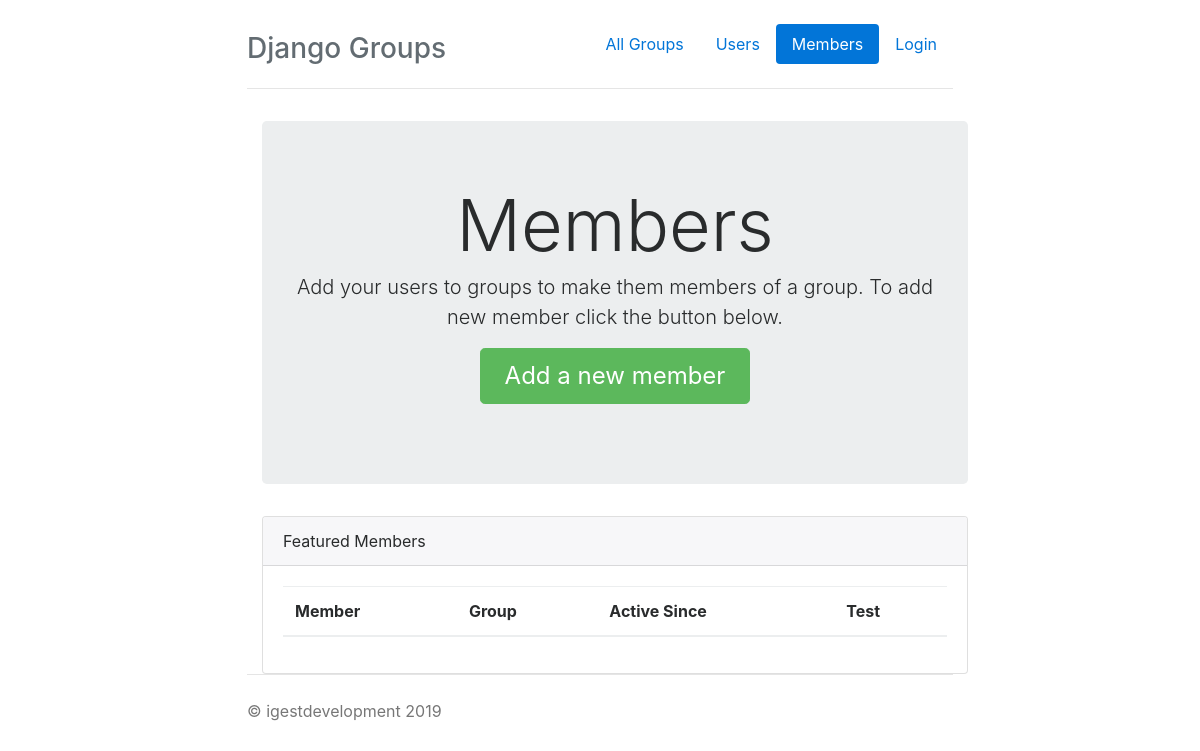
The page /groups/members on the database as committed earlier.
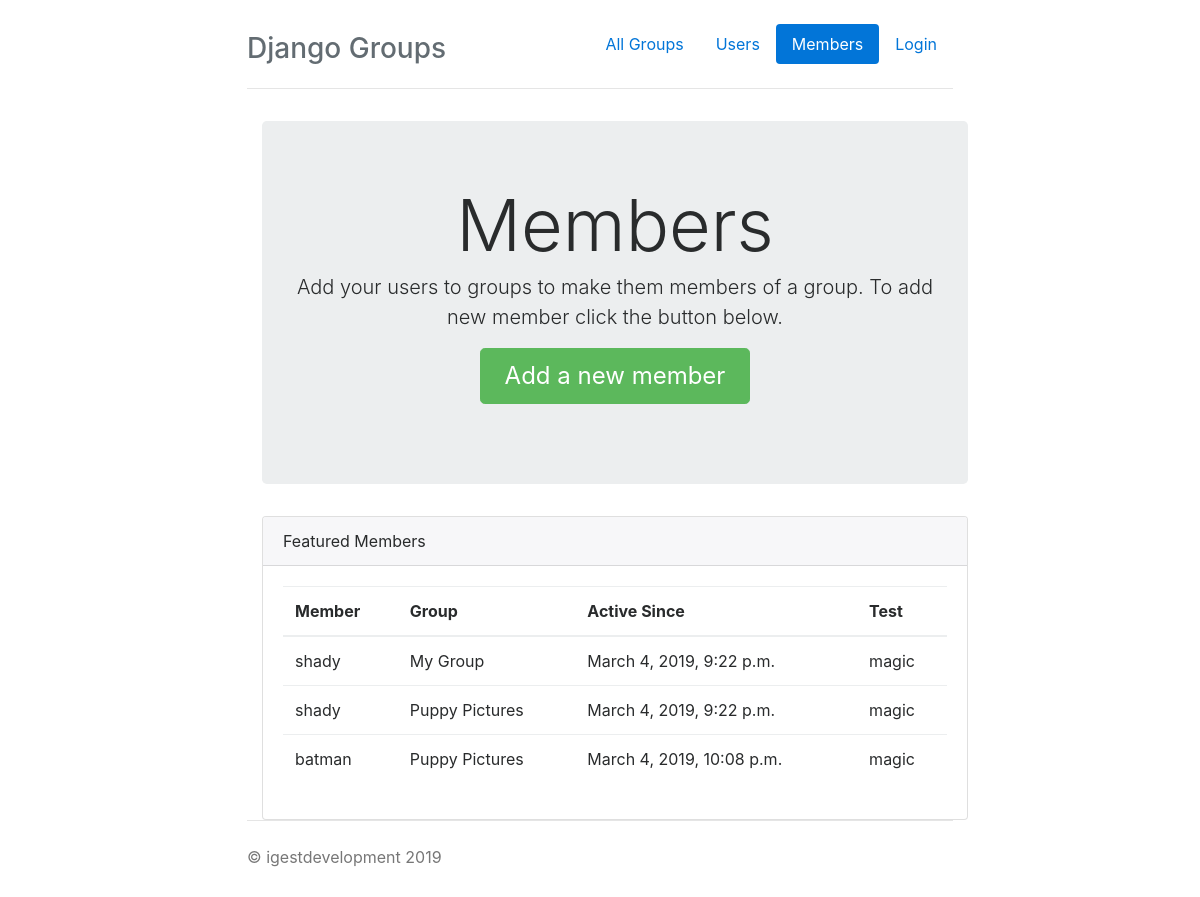
The same page on the database as committed later.
### groups/models.py (models this page shows, shortened)
class Members(models.Model):
    group = models.ForeignKey(Groups, on_delete=models.CASCADE)
    user = models.ForeignKey(User, on_delete=models.CASCADE)
    created_at = models.DateTimeField(auto_now_add=True)
    def magic(self):
        return "magic"

class Groups(models.Model):
    name = models.CharField(max_length=50, blank=True,help_text="Group Name")
    description = models.TextField(help_text="Add a description")
    author = models.TextField(help_text="Choose an Author")
    status = models.CharField(max_length=64)
    created_at = models.DateTimeField(auto_now_add=True)
    def __str__(self):
        return self.name

### groups/views.py (the view)
# urls.py: path('members',views.members,name="members"),
def members(request):
    members = Members.objects.all()
    return render(request, 'groups/members.html',{
        "active" : "members",
        'members' : members
    })

### groups/templates/groups/members.html
{% extends "base.html" %}
{% load staticfiles %}
{% block content %}
<div class="jumbotron">
  <h1 class="display-3">Members</h1>
  <p class="lead">Add your users to groups to make them members of a group.
    To add new member click the button below.</p>
  <p><a class="btn btn-lg btn-success" href="create_member" role="button">Add a new member</a></p>
</div>
<div class="card">
    <div class="card-header">
      Featured Members
    </div>
    <div class="card-block">
        <table class="table">
            <thead>
              <tr>
                <th>Member</th>
                <th>Group</th>
                <th>Active Since</th>
                <th>Test</th>
              </tr>
            </thead>
            <tbody>
              {% for m in members %}
              <tr>
                <td>{{ m.user }}</td>
                <td>{{m.group }}</td>
                <td>{{ m.created_at }}</td>
                <td>{{ m.magic }}</td>
              </tr>
              {% endfor %}
            </tbody>
          </table>
    </div>
  </div>
{% endblock %}

### groups/templates/base.html (shortened to what this page needs)
{% load staticfiles %}
<!DOCTYPE html>
<html lang="en">
  <head>
    <link href="{% static 'groups/bootstrap.css' %}" rel="stylesheet">
    <link href="{% static 'groups/narrow-jumbotron.css' %}" rel="stylesheet">
  </head>
  <body>
    <div class="container">
      <div class="header clearfix">
        <nav>
          <ul class="nav nav-pills float-right">
            <li class="nav-item">
              <a class="nav-link {% if active == 'index' %} active{% endif %}"
              href="/groups">All Groups</a>
            </li>
            <li class="nav-item">
              <a class="nav-link {% if active == 'users' %} active{% endif %}" href="/groups/users">Users</a>
            </li>
            <li class="nav-item">
              <a class="nav-link {% if active == 'members' %} active{% endif %}" href="/groups/members">Members</a>
            </li>
            {% if user.is_authenticated %}
            <li class="nav-item">
                <a class="nav-link" href="{% url 'group_logout' %}">Logout</a>
              </li>
              {% else %}
              <li class="nav-item">
                  <a class="nav-link" href="{% url 'group_login' %}">Login</a>
                </li>
              {% endif %}
          </ul>
        </nav>
        <h3 class="text-muted">Django Groups</h3>
      </div>
    <div class="container">
        {% block content %}
        {% endblock %}
    </div>
      <footer class="footer">
            <p>&copy; igestdevelopment 2019</p>
          </footer>
    </div>
      </body>
    </html>

### groups/static/groups/narrow-jumbotron.css (style rules this page uses)
body { padding-top: 1.5rem; padding-bottom: 1.5rem; }
.header, .marketing, .footer { padding-right: 1rem; padding-left: 1rem; }
.header { padding-bottom: 1rem; border-bottom: .05rem solid #e5e5e5; }
.header h3 { margin-top: 0; margin-bottom: 0; line-height: 3rem; }
.footer { padding-top: 1.5rem; color: #777; border-top: .05rem solid #e5e5e5; }
@media (min-width: 48em) { .container { max-width: 46rem; } }
.jumbotron { text-align: center; border-bottom: .05rem solid #e5e5e5; }
.jumbotron .btn { padding: .75rem 1.5rem; font-size: 1.5rem; }
@media screen and (min-width: 48em) { .header, .marketing, .footer { padding-right: 0; padding-left: 0; } }
@media screen and (min-width: 48em) { .header { margin-bottom: 2rem; } }
@media screen and (min-width: 48em) { .jumbotron { border-bottom: 0; } }

Rows that differ between the two databases and show on the page:
added Members: user "shady", group "My Group", created_at "March 4, 2019, 9:22 p.m.", magic "magic"
added Members: user "shady", group "Puppy Pictures", created_at "March 4, 2019, 9:22 p.m.", magic "magic"
added Members: user "batman", group "Puppy Pictures", created_at "March 4, 2019, 10:08 p.m.", magic "magic"
